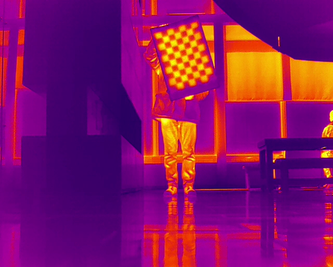
#> input picture Visible-infrared Image Registration/Image registration/ir_test.png, 333 x 267 px, shrunk from 640 x 512 before the run
$ python warp.py
#> lines starting #> are read from the running program, lines starting #| are printed output that depends on the picture
import numpy as np
import cv2

# Load infrared and visible light images
ir_image = cv2.imread('ir_test.png')
#> ir_image is the input picture: shape (267, 333, 3); mean B, G, R 102.8, 19, 131.5
rgb_image = cv2.imread('vi_test.png')
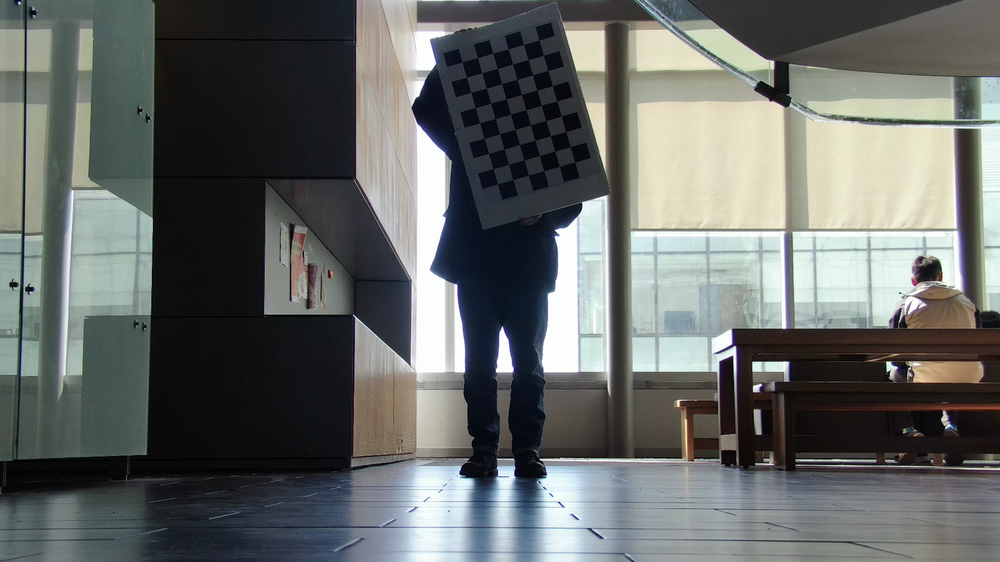
#> input picture Visible-infrared Image Registration/Image registration/vi_test.png, 1000 x 562 px, shrunk from 1920 x 1080 before the run
#> rgb_image is the input picture: shape (562, 1000, 3); mean B, G, R 103.5, 105.8, 102.2

R_prime = np.array  ([[0.3848,    0.0041, -30.9282],
                     [-0.0064,    0.3880, 31.5561],
                     [ 0,         0,    1.0000]])

t_prime = np.array  ([-0.054, -0.6325, 0])

# Input scale factor d
d = float(input("Enter the scale factor d: "))
#> the answer given: 3

# Calculate the inverse matrix
R_prime_inv = np.linalg.inv(R_prime)

# Calculate the mapping matrix
M = R_prime_inv

# Handle the translation component and integrate it into the mapping matrix
M[:, 2] -= (1 / d) * t_prime

# Use OpenCV's warpPerspective to perform perspective transformation
warped_ir_image = cv2.warpPerspective(ir_image, M, (rgb_image.shape[1], rgb_image.shape[0]))
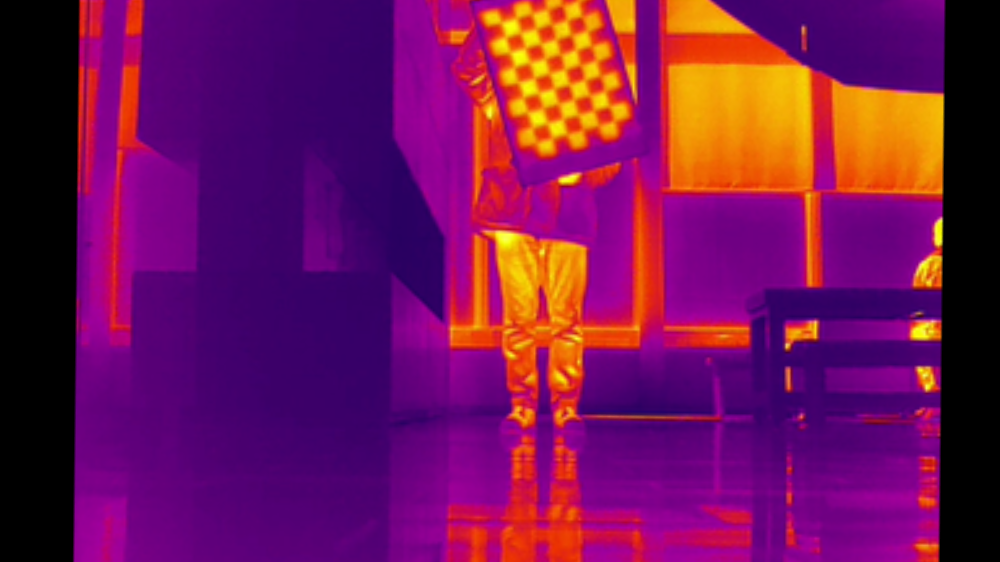
#> warped_ir_image: shape (562, 1000, 3); mean B, G, R 85.5, 19.3, 114.4

# Adjust the transparency parameter
alpha = 0.6  # Transparency of the infrared image (0.0 - 1.0)
beta = 1 - alpha  # Transparency of the RGB image

# Blend the two images
blended_image = cv2.addWeighted(rgb_image, alpha, warped_ir_image, beta, 0)
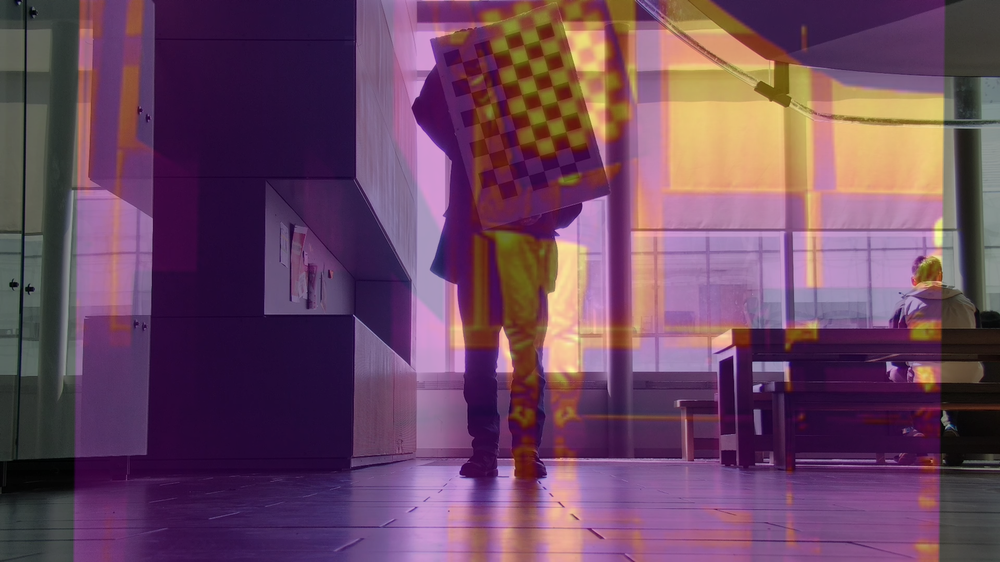
#> blended_image: shape (562, 1000, 3); mean B, G, R 96.3, 71.2, 107.1
cv2.imwrite('blended_image.png', blended_image)
# Display the results
# cv2.imshow("Warped IR Image", warped_ir_image)
# cv2.imshow("RGB Image", rgb_image)
cv2.imshow("Blended Image", blended_image)
cv2.waitKey(0)
cv2.destroyAllWindows()
